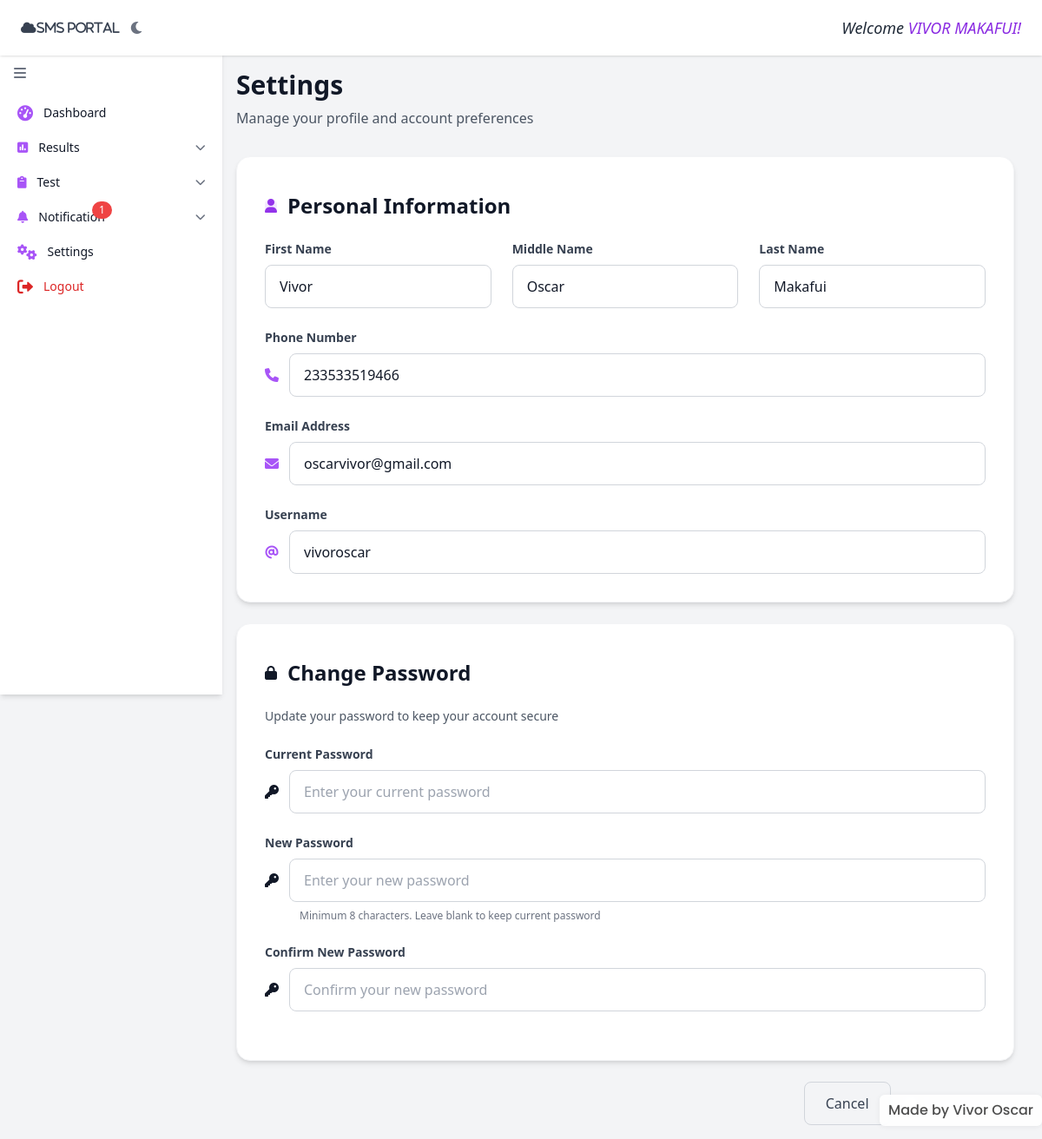
/public/students/settings.php (signed in), run on the app's committed database.
### tables this page shows
CREATE TABLE `students` (
  `student_id` varchar(255) NOT NULL,
  `gender` varchar(255) NOT NULL,
  `first_name` varchar(255) NOT NULL,
  `mid_name` varchar(255) NOT NULL,
  `last_name` varchar(255) NOT NULL,
  `dob` varchar(255) NOT NULL,
  `number` varchar(255) DEFAULT NULL,
  `email` varchar(255) DEFAULT NULL,
  `class` varchar(25) NOT NULL,
  `curaddress` varchar(255) NOT NULL,
  `parent_name` varchar(255) DEFAULT NULL,
  `parent_email` varchar(255) DEFAULT NULL,
  `parent_number` varchar(255) DEFAULT NULL,
  `role` varchar(255) NOT NULL DEFAULT '''''''student''''''',
  `username` varchar(255) NOT NULL,
  `password` varchar(255) NOT NULL,
  `conpassword` varchar(255) NOT NULL,
  `alumni_year` int(11) DEFAULT NULL,
  `promotion_status` varchar(20) DEFAULT NULL,
  `promotion_target` varchar(100) DEFAULT NULL
);

### public/students/settings.php (the view, shortened to what this page needs)
<?php
include('include/side-bar.php');
include('../../includes/database.php');
$current_username = $_SESSION['username'];
$student = null;
if (!$student) {
    $esc_username = $conn->real_escape_string($current_username);
    $result = mysqli_query($conn, "SELECT * FROM students WHERE username = '$esc_username' LIMIT 1");
    $student = $result ? mysqli_fetch_assoc($result) : null;
}
?>
<body class="bg-gradient-to-br from-gray-50 to-gray-100 dark:from-gray-900 dark:to-gray-800">
    <div class="flex min-h-screen bg-gradient-to-br from-gray-50 to-gray-100 dark:from-gray-900 dark:to-gray-800 text-gray-900 dark:text-gray-100">
        <main class="flex-1 ml-20 md:ml-48 lg:ml-64 pt-20 p-4 md:p-6 lg:p-8 overflow-x-hidden">
            <div class="mb-8">
                <h1 class="text-3xl md:text-4xl font-bold text-gray-900 dark:text-white mb-2">Settings</h1>
                <p class="text-gray-600 dark:text-gray-400">Manage your profile and account preferences</p>
            </div>
            <div class="max-w-4xl mx-auto">
                <form method="POST" class="space-y-6">
                    <div class="bg-white dark:bg-gray-800 rounded-2xl shadow-md border border-gray-100 dark:border-gray-700 overflow-hidden">
                        <div class="bg-gradient-to-r from-purple-500 to-pink-500 h-2"></div>
                        <div class="p-8">
                            <div class="flex items-center gap-3 mb-6">
                                <div class="w-10 h-10 rounded-full bg-purple-100 dark:bg-purple-900 flex items-center justify-center">
                                    <i class="fas fa-user text-purple-600 dark:text-purple-400"></i>
                                </div>
                                <h2 class="text-2xl font-bold text-gray-900 dark:text-white">Personal Information</h2>
                            </div>
                            <div class="grid grid-cols-1 md:grid-cols-3 gap-6 mb-6">
                                <div>
                                    <label for="first_name" class="block text-sm font-semibold text-gray-700 dark:text-gray-300 mb-2">First Name</label>
                                    <input type="text" id="first_name" name="first_name" value="<?php echo htmlspecialchars($student['first_name'] ?? ''); ?>"
                                        class="w-full px-4 py-3 rounded-lg border border-gray-300 dark:border-gray-600 bg-white dark:bg-gray-900 text-gray-900 dark:text-white placeholder-gray-500 focus:ring-2 focus:ring-purple-500 focus:border-transparent transition">
                                </div>
                                <div>
                                    <label for="mid_name" class="block text-sm font-semibold text-gray-700 dark:text-gray-300 mb-2">Middle Name</label>
                                    <input type="text" id="mid_name" name="mid_name" value="<?php echo htmlspecialchars($student['mid_name'] ?? ''); ?>"
                                        class="w-full px-4 py-3 rounded-lg border border-gray-300 dark:border-gray-600 bg-white dark:bg-gray-900 text-gray-900 dark:text-white placeholder-gray-500 focus:ring-2 focus:ring-purple-500 focus:border-transparent transition">
                                </div>
                                <div>
                                    <label for="last_name" class="block text-sm font-semibold text-gray-700 dark:text-gray-300 mb-2">Last Name</label>
                                    <input type="text" id="last_name" name="last_name" value="<?php echo htmlspecialchars($student['last_name'] ?? ''); ?>"
                                        class="w-full px-4 py-3 rounded-lg border border-gray-300 dark:border-gray-600 bg-white dark:bg-gray-900 text-gray-900 dark:text-white placeholder-gray-500 focus:ring-2 focus:ring-purple-500 focus:border-transparent transition">
                                </div>
                            </div>
                            <div class="mb-6">
                                <label for="number" class="block text-sm font-semibold text-gray-700 dark:text-gray-300 mb-2">Phone Number</label>
                                <div class="flex items-center gap-3">
                                    <i class="fas fa-phone text-purple-500"></i>
                                    <input type="text" id="number" name="number" value="<?php echo htmlspecialchars($student['number'] ?? ''); ?>"
                                        class="flex-1 px-4 py-3 rounded-lg border border-gray-300 dark:border-gray-600 bg-white dark:bg-gray-900 text-gray-900 dark:text-white placeholder-gray-500 focus:ring-2 focus:ring-purple-500 focus:border-transparent transition">
                                </div>
                            </div>
                            <div class="mb-6">
                                <label for="email" class="block text-sm font-semibold text-gray-700 dark:text-gray-300 mb-2">Email Address</label>
                                <div class="flex items-center gap-3">
                                    <i class="fas fa-envelope text-purple-500"></i>
                                    <input type="email" id="email" name="email" value="<?php echo htmlspecialchars($student['email'] ?? ''); ?>"
                                        class="flex-1 px-4 py-3 rounded-lg border border-gray-300 dark:border-gray-600 bg-white dark:bg-gray-900 text-gray-900 dark:text-white placeholder-gray-500 focus:ring-2 focus:ring-purple-500 focus:border-transparent transition" required>
                                </div>
                            </div>
                            <div>
                                <label for="username" class="block text-sm font-semibold text-gray-700 dark:text-gray-300 mb-2">Username</label>
                                <div class="flex items-center gap-3">
                                    <i class="fas fa-at text-purple-500"></i>
                                    <input type="text" id="username" name="username" value="<?php echo htmlspecialchars($student['username'] ?? ''); ?>"
                                        class="flex-1 px-4 py-3 rounded-lg border border-gray-300 dark:border-gray-600 bg-white dark:bg-gray-900 text-gray-900 dark:text-white placeholder-gray-500 focus:ring-2 focus:ring-purple-500 focus:border-transparent transition" required>
                                </div>
                            </div>
                        </div>
                    </div>
                    <div class="bg-white dark:bg-gray-800 rounded-2xl shadow-md border border-gray-100 dark:border-gray-700 overflow-hidden">
                        <div class="bg-gradient-to-r from-orange-500 to-red-500 h-2"></div>
                        <div class="p-8">
                            <div class="flex items-center gap-3 mb-6">
                                <div class="w-10 h-10 rounded-full bg-orange-100 dark:bg-orange-900 flex items-center justify-center">
                                    <i class="fas fa-lock text-orange-600 dark:text-orange-400"></i>
                                </div>
                                <h2 class="text-2xl font-bold text-gray-900 dark:text-white">Change Password</h2>
                            </div>
                            <p class="text-sm text-gray-600 dark:text-gray-400 mb-6">Update your password to keep your account secure</p>
                            <div class="mb-6">
                                <label for="current_password" class="block text-sm font-semibold text-gray-700 dark:text-gray-300 mb-2">Current Password</label>
                                <div class="flex items-center gap-3">
                                    <i class="fas fa-key text-orange-500"></i>
                                    <input type="password" id="current_password" name="current_password"
                                        class="flex-1 px-4 py-3 rounded-lg border border-gray-300 dark:border-gray-600 bg-white dark:bg-gray-900 text-gray-900 dark:text-white placeholder-gray-500 focus:ring-2 focus:ring-orange-500 focus:border-transparent transition"
                                        placeholder="Enter your current password">
                                </div>
                            </div>
                            <div class="mb-6">
                                <label for="new_password" class="block text-sm font-semibold text-gray-700 dark:text-gray-300 mb-2">New Password</label>
                                <div class="flex items-center gap-3">
                                    <i class="fas fa-key text-orange-500"></i>
                                    <input type="password" id="new_password" name="new_password"
                                        class="flex-1 px-4 py-3 rounded-lg border border-gray-300 dark:border-gray-600 bg-white dark:bg-gray-900 text-gray-900 dark:text-white placeholder-gray-500 focus:ring-2 focus:ring-orange-500 focus:border-transparent transition"
                                        placeholder="Enter your new password">
                                </div>
                                <p class="mt-2 text-xs text-gray-500 dark:text-gray-400 ml-10">Minimum 8 characters. Leave blank to keep current password</p>
                            </div>
                            <div class="mb-6">
                                <label for="confirm_password" class="block text-sm font-semibold text-gray-700 dark:text-gray-300 mb-2">Confirm New Password</label>
                                <div class="flex items-center gap-3">
                                    <i class="fas fa-key text-orange-500"></i>
                                    <input type="password" id="confirm_password" name="confirm_password"
                                        class="flex-1 px-4 py-3 rounded-lg border border-gray-300 dark:border-gray-600 bg-white dark:bg-gray-900 text-gray-900 dark:text-white placeholder-gray-500 focus:ring-2 focus:ring-orange-500 focus:border-transparent transition"
                                        placeholder="Confirm your new password">
                                </div>
                            </div>
                        </div>
                    </div>
                    <div class="flex flex-col sm:flex-row gap-4 justify-end">
                        <a href="student-dashboard.php" class="px-6 py-3 rounded-lg border border-gray-300 dark:border-gray-600 text-gray-700 dark:text-gray-300 font-medium hover:bg-gray-50 dark:hover:bg-gray-700 transition-colors duration-200 text-center">
                            Cancel
                        </a>
                        <button type="submit" class="px-8 py-3 bg-gradient-to-r from-blue-600 to-cyan-600 hover:from-blue-700 hover:to-cyan-700 text-white font-medium rounded-lg transition-all duration-200 flex items-center justify-center gap-2">
                            <i class="fas fa-save"></i>
                            Save Changes
                        </button>
                    </div>
                </form>
            </div>
        </main>
    </div>
</body>
</html>

### public/students/include/header.php (shortened to what this page needs)
<header class="fixed top-0 left-0 right-0 z-50 h-16 bg-white dark:bg-gray-800 shadow flex items-center justify-between px-4 md:px-6">
  <div class="flex items-center gap-3">
    <i class="fa fa-cloud text-sm text-gray-700 dark:text-gray-200">sms portal</i>
    <button @click="toggleDarkMode()" class="text-gray-500 dark:text-gray-300 focus:outline-none">
      <i :class="darkMode ? 'fas fa-sun' : 'fas fa-moon'"></i>
    </button>
  </div>
  <div class="text-base md:text-lg text-gray-800 dark:text-white">
    <em>Welcome
      <span style="color:blueviolet;">
        <?php
    include('../../includes/database.php');
        $username = $_SESSION['username'] ?? '';
        $sql = "SELECT first_name, last_name FROM students WHERE username='$username'";
        $result = mysqli_query($conn, $sql);
        $student = mysqli_fetch_assoc($result);
        $student_first_name = $student['first_name'] ?? '';
        $student_last_name = $student['last_name'] ?? '';
        echo strtoupper(htmlspecialchars(($student_first_name ?? '') . ' ' . ($student_last_name ?? '')));
        ?>!
      </span>
    </em>
  </div>
</header>
<?php
if (file_exists(__DIR__ . '/../../include/watermark.php')) {
  include __DIR__ . '/../../include/watermark.php';
}

### templates/loader.php (style rules this page uses)
:root { --loader-bg:rgba(15,23,42,0.92);--accent1:#7c3aed;--accent2:#06b6d4;--accent3:#f97316 }

### data on the page
students: first_name+last_name "VIVOR MAKAFUI", first_name "Vivor", mid_name "Oscar", last_name "Makafui", number "233533519466", email "oscarvivor@gmail.com", username "vivoroscar"

### other printed values
$notif_count "1"
